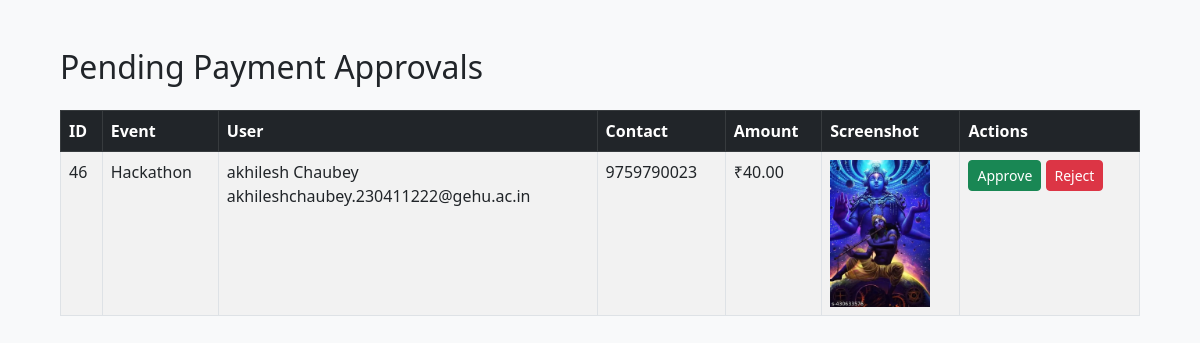
The page /admin-payments.php on the database its author committed.
### tables this page shows
CREATE TABLE `event_registrations` (
  `id` int(11) NOT NULL,
  `event_id` int(11) NOT NULL,
  `event_type` enum('Tech','Cultural','Sport') NOT NULL,
  `name` varchar(255) NOT NULL,
  `email` varchar(255) NOT NULL,
  `phone` varchar(20) NOT NULL,
  `registered_at` timestamp NOT NULL DEFAULT current_timestamp(),
  `event_name` varchar(255) NOT NULL,
  `payment_screenshot` varchar(255) DEFAULT NULL,
  `payment_status` varchar(20) DEFAULT 'not_required',
  `amount` decimal(10,2) NOT NULL DEFAULT 0.00
);

### admin-payments.php (the view, shortened to what this page needs)
<?php
$conn = new mysqli("localhost", "root", "", "cems");
$sql = "SELECT * FROM event_registrations WHERE payment_status = 'Pending Approval'";
$result = $conn->query($sql);
?>
<!DOCTYPE html>
<html lang="en">
<head>
    <link href="https://cdn.jsdelivr.net/npm/bootstrap@5.3.0/dist/css/bootstrap.min.css" rel="stylesheet">
</head>
<body class="bg-light p-5">
<div class="container">
    <h2 class="mb-4">Pending Payment Approvals</h2>
    <table class="table table-bordered table-striped">
        <thead class="table-dark">
        <tr>
            <th>ID</th>
            <th>Event</th>
            <th>User</th>
            <th>Contact</th>
            <th>Amount</th>
            <th>Screenshot</th>
            <th>Actions</th>
        </tr>
        </thead>
        <tbody>
        <?php if ($result->num_rows > 0): ?>
            <?php while ($row = $result->fetch_assoc()): ?>
                <tr>
                    <td><?= $row['id'] ?></td>
                    <td><?= htmlspecialchars($row['event_name']) ?></td>
                    <td><?= htmlspecialchars($row['name']) ?><br><?= htmlspecialchars($row['email']) ?></td>
                    <td><?= htmlspecialchars($row['phone']) ?></td>
                    <td>₹<?= number_format($row['amount'], 2) ?></td>
                    <td>
                        <?php if (!empty($row['payment_screenshot'])): ?>
                            <img src="<?= $row['payment_screenshot'] ?>" width="100" style="cursor:pointer;" onclick="showModal('<?= $row['payment_screenshot'] ?>')">
                        <?php else: ?>
                            No Screenshot
                        <?php endif; ?>
                    </td>
                    <td>
                        <form method="post" action="approve-payment.php" class="d-inline">
                            <button name="action" value="approve" class="btn btn-success btn-sm">Approve</button>
                        </form>
                        <form method="post" action="approve-payment.php" class="d-inline">
                            <button name="action" value="reject" class="btn btn-danger btn-sm">Reject</button>
                        </form>
                    </td>
                </tr>
            <?php endwhile; ?>
        <?php else: ?>
            <tr><td colspan="7" class="text-center">No pending payments found.</td></tr>
        <?php endif; ?>
        </tbody>
    </table>
</div>
</body>
</html>

### rows shown on the page
event_registrations: id "46", event_name "Hackathon", name "akhilesh Chaubey", email "akhileshchaubey.230411222@gehu.ac.in", phone "9759790023", amount "40.00", payment_screenshot (picture)
